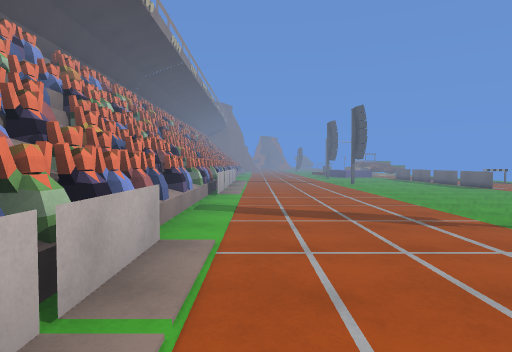
View 1 (above)

21 first-person views from a walk through a scene from a Unity 3-D project. The camera is 1.4 m above the floor, tilts 2° down and sees 75° across. The floor is counted in squares, 2.01 m on a side. Each view is taken from the middle of a square. On the plan, view 1 faces up. The plan holds only what a view shows up to about 10 squares ahead; the rest is blank. The place goes on beyond the plan. The player is left out. Surface patterns are stand-ins for the level's own textures.

View 2
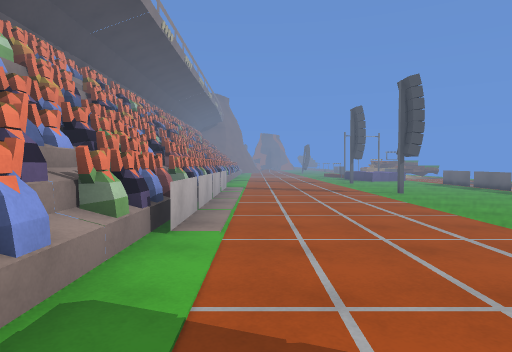

View 3
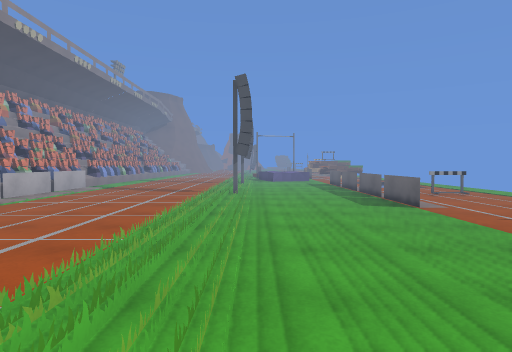

View 4
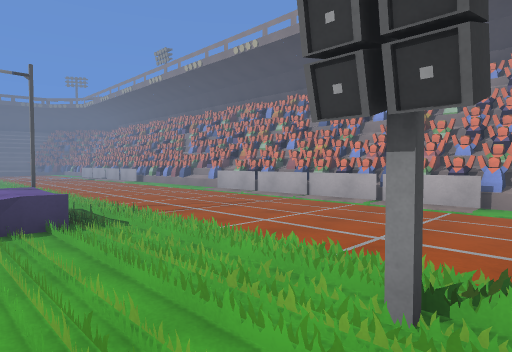

View 5
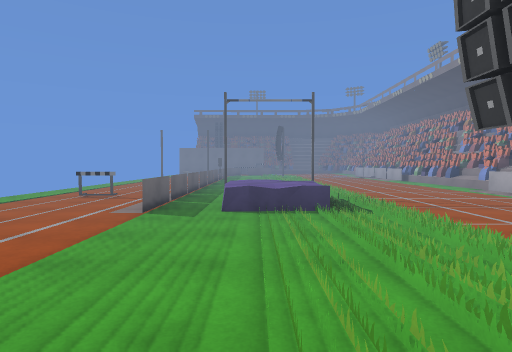

View 6
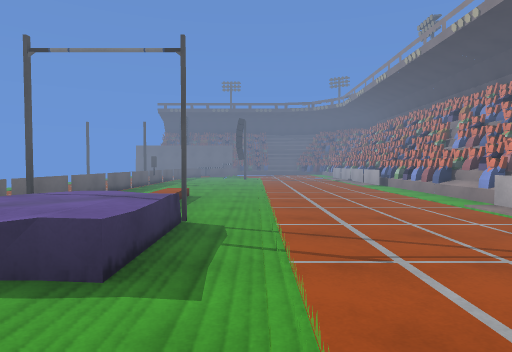

View 7
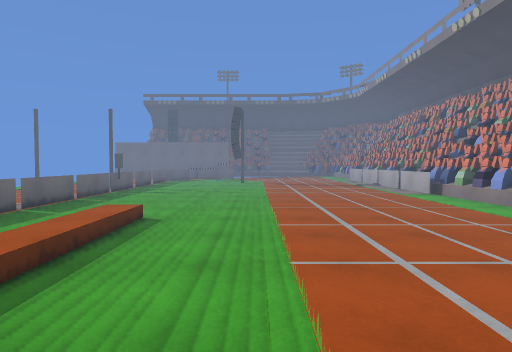

View 8
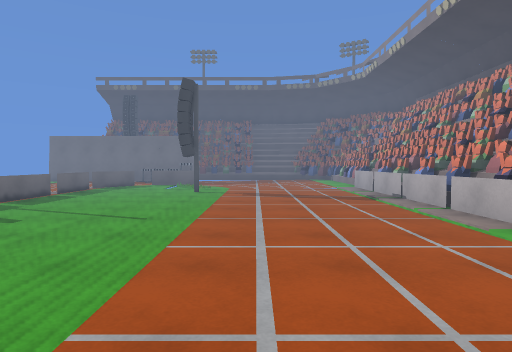

View 9
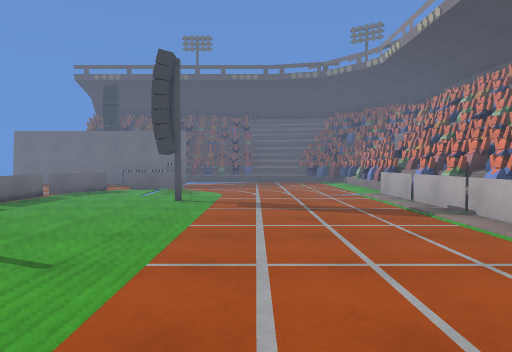

View 10
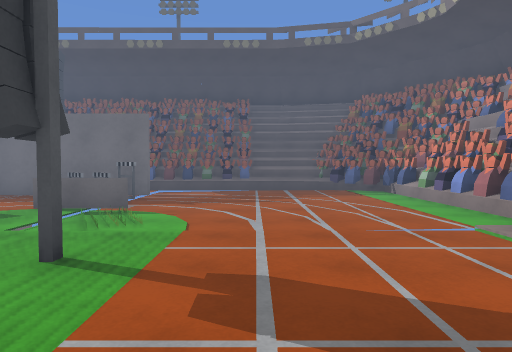

View 11
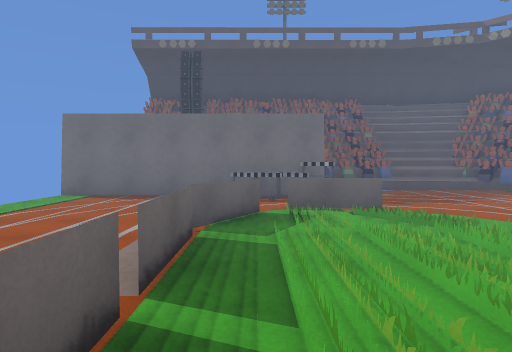

View 12
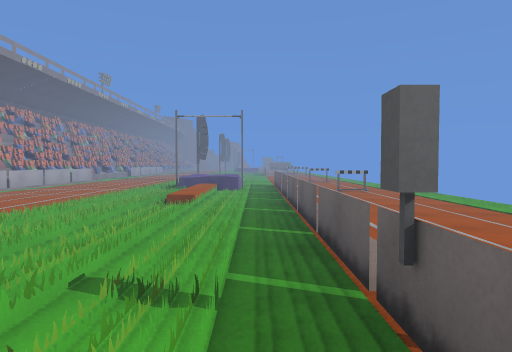

View 13
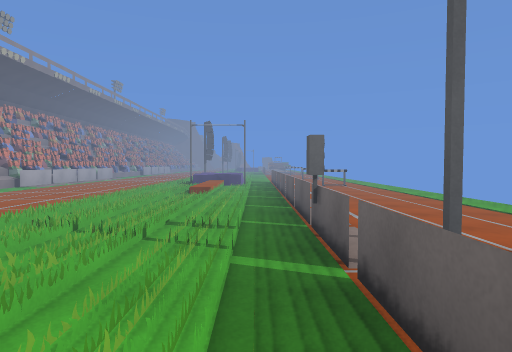

View 14
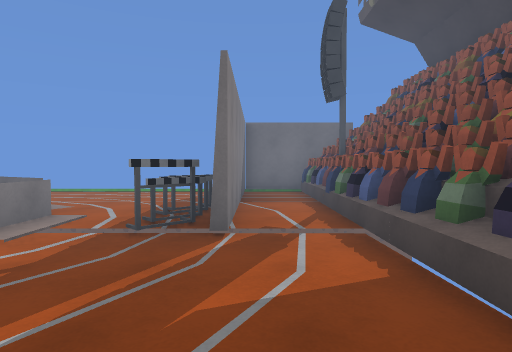

View 15
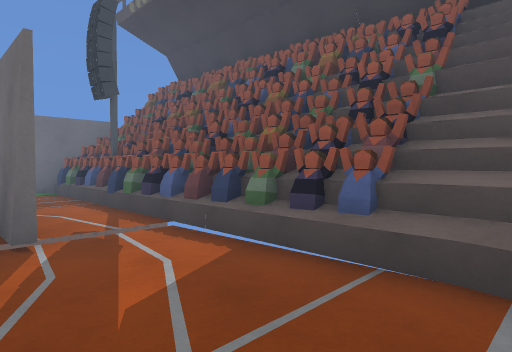

View 16
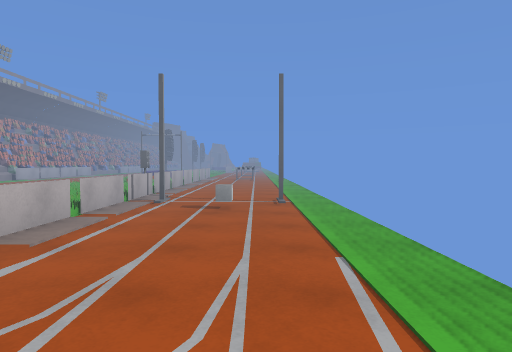

View 17
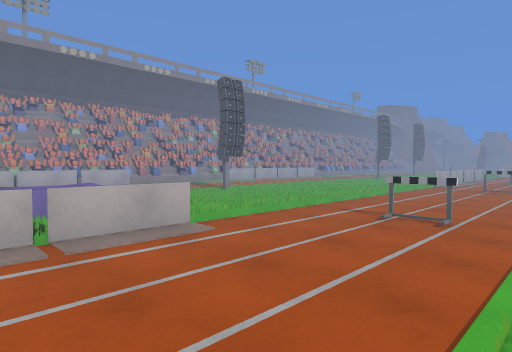

View 18
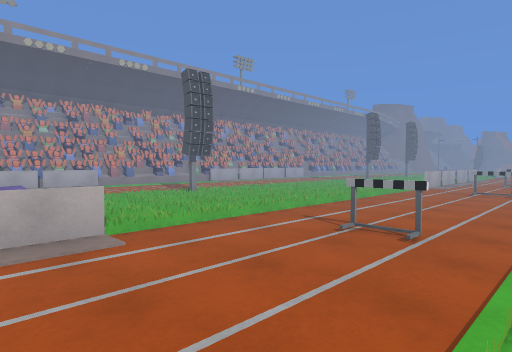

View 19
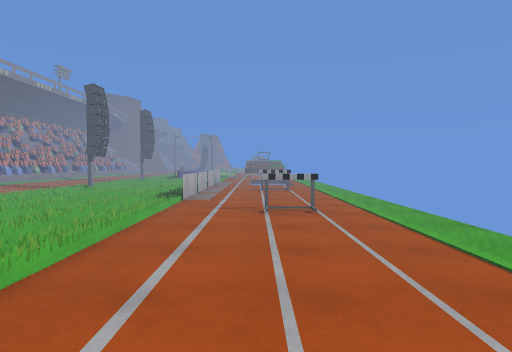

View 20
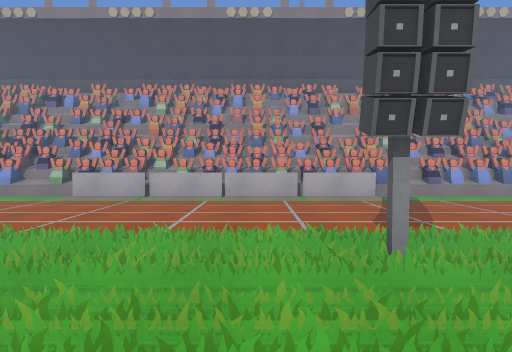

View 21
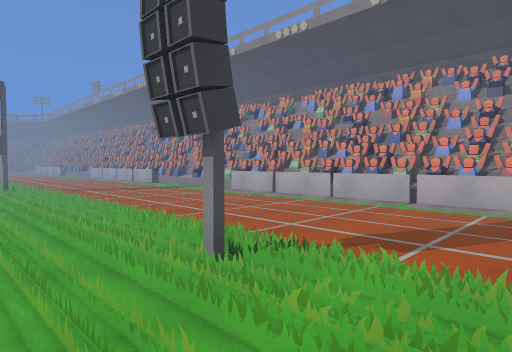

### Floor plan
Key: @ floor where view 1 was taken; # wall or solid block; x gap in a wall; . main floor; : floor 0.75 m higher than the main floor; / step, stairs or slope; = window, fence, low wall or low ledge.
Columns run from 2 left of view 1 to 11 right of it. Each row starts with its distance up from view 1.
 14 #........= ..
 13 ##.......=...
 12 ##...#...=.#.
 11  #.......=...
 10  #.......=...
  9 ##...........
  8 ##...........
  7 #............
  6 #............
  5 #............
  4 #...........
  3 #....#.......
  2 ##...........
  1 ##...........
  0  #@...==.=...
 -1  #....:=.=...
 -2 ##....#=x=.#.
 -3 ##.......=...
 -4 #........=...
 -5 #........=...
 -6 #........=...
 -7 #........=...
 -8 #........=...
 -9 ##.......=...
-10 ##.......#...
-11 #=.......=...
-12 ##.......=...
-13 ##...#...=...
-14 ##.......x...
-15 #/......==...
-16 #/....===....
-17 #/...........
-18 ##.....##....
-19 ##......######
-20  ##////////..#
-21  #=#=#########
-22    ####

Where each view was taken, in squares from view 1:
view 1: 0 up, 0 right, facing up
view 2: 4 up, 0 right, facing up
view 3: 4 up, 4 right, facing up
view 4: 4 up, 5 right, facing down-left
view 5: 5 up, 5 right, facing down
view 6: 2 up, 3 right, facing down
view 7: 1 down, 3 right, facing down
view 8: 5 down, 2 right, facing down
view 9: 7 down, 2 right, facing down
view 10: 11 down, 2 right, facing down
view 11: 11 down, 6 right, facing down
view 12: 11 down, 6 right, facing up
view 13: 13 down, 6 right, facing up
view 14: 19 down, 1 right, facing right
view 15: 18 down, 1 right, facing down-right
view 16: 17 down, 9 right, facing up
view 17: 2 down, 10 right, facing up-left
view 18: 1 down, 10 right, facing up-left
view 19: 3 up, 8 right, facing up
view 20: 11 up, 6 right, facing left
view 21: 14 up, 5 right, facing down-left
